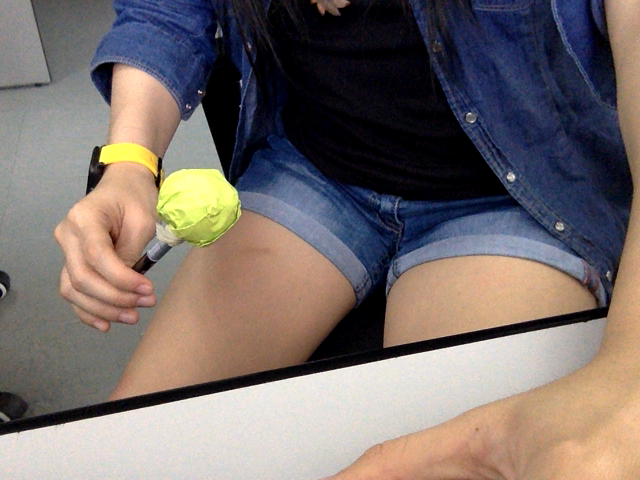
#> input picture prelim/data/green_blob.png, 640 x 480 px
$ python identify_centroid.py   (older library calls are emulated)
#> lines starting #> are read from the running program, lines starting #| are printed output that depends on the picture; after the words box and inside, x2 and y2 are one past the last pixel; in counts of white or black regions, pixels touching at a corner belong together
import cv2
import numpy as np
import time

# Path of image to import
#path_image = '../data/blue_foil.png'
path_image = '../data/green_blob.png'
#img = NULL
#img_lab= NULL
img = cv2.imread(path_image)
#> img is the input picture: shape (480, 640, 3); mean B, G, R 107.6, 110.6, 121
img_lab = cv2.cvtColor(img, cv2.COLOR_BGR2LAB)
#> img_lab: shape (480, 640, 3); mean of channels 0, 1, 2 117.9, 132.9, 130.5


# Get 10x10 patch from center
patch_size = 10
patch_total_size = patch_size*patch_size


min_rgb = np.array([0, 0, 0])
max_rgb = np.array([0, 0, 0])
#descriptor = []
CALIBRATED = False

# [68 lines left out: function mouse_callback, not called in this run]
        #cv2.imshow('Patch 100', descriptor)


if __name__ == '__main__':

    while True:
        cv2.namedWindow('Calibrate Picture', cv2.WINDOW_NORMAL)

        #set mouse callback function for window
        cv2.setMouseCallback('Calibrate Picture', mouse_callback)

        cv2.imshow('Calibrate Picture', img)
        if CALIBRATED == True:
            break
        if cv2.waitKey(1) == 27:
#> (key Esc is pressed here)
            break  # esc to quit

    cv2.destroyAllWindows()
    print(min_rgb)
    print(max_rgb)


    # Start the blob detection


    cv2.namedWindow('AirDrums', cv2.WINDOW_NORMAL)
    #set mouse callback function for window
    cv2.imshow('AirDrums', img)

    # Do the blob detection
    start = time.time()

    #img_lab = cv2.cvtColor(img, cv2.COLOR_BGR2LAB)
    img_lab = img

    # [12 lines of commented-out code are left out]

    maskLAB = cv2.inRange(img_lab, min_rgb, max_rgb)
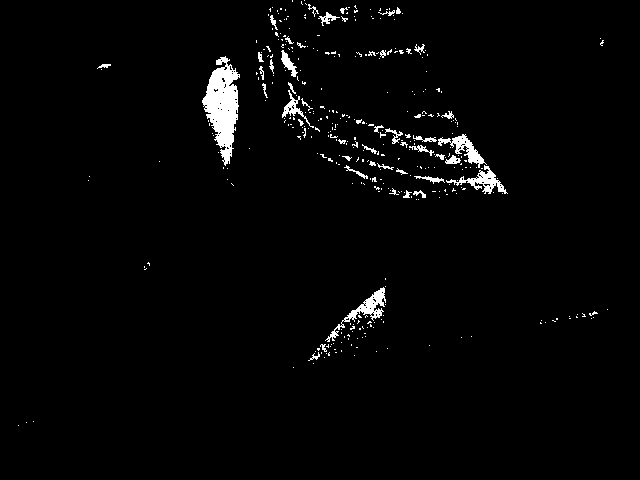
#> maskLAB: shape (480, 640); 2.3% white; 370 white regions (324 under 20 px), largest, box (x1, y1, x2, y2) and area: (202, 56, 240, 166) 2235, (325, 287, 386, 342) 632, (446, 165, 508, 194) 528
    #print(maskLAB)
    resultLAB = cv2.bitwise_and(img_lab, img_lab, mask = maskLAB)
#> resultLAB: shape (480, 640, 3); every value is 0


    kernel = np.ones((10,10),np.uint8)
    #erosion = cv2.erode(maskLAB,kernel,iterations = 1)
    dilation = cv2.dilate(maskLAB,kernel,iterations = 1)
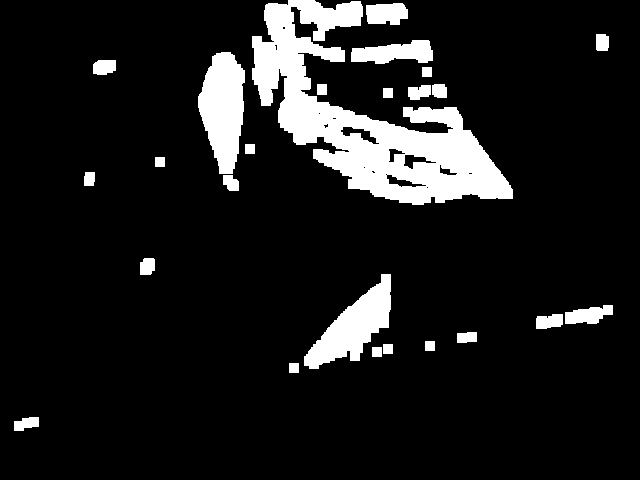
#> dilation: shape (480, 640); 11% white; 25 white regions


    #cv2.imshow("Output LAB", resultLAB)
    #cv2.imshow("erosion", erosion)
    end = time.time()
    cv2.imshow("AirDrums: dilation", dilation)

    print("Seconds elapsed: {}".format(end-start))


        # find contours in the binary image
    im2, contours, hierarchy = cv2.findContours(dilation,cv2.RETR_TREE,cv2.CHAIN_APPROX_SIMPLE)
#> contours = 40 contours, 10 with area under 20; largest, box (x1, y1, x2, y2) and area: (252, 0, 513, 205) 20148, (198, 52, 245, 174) 3858, (304, 274, 391, 369) 3461, (351, 40, 433, 64) 1249, (366, 3, 408, 25) 712
    height,width = dilation.shape[:2]
#> height = 480; width = 640
    img_contours = np.zeros((height,width,3), np.uint8)
    c_areas = []
    for c in contours:
        # calculate moments for each contour
        #M = cv2.moments(c)

        c_area = cv2.contourArea(c)
        c_areas.append(c_area)
#> this loop made 40 passes
#> c_area on passes 1, 6, 7, 8, 9, 10, 11, 12, 16, 17, 20, 21: 223, 171, 297.5, 563.5, 3461, 199.5, 174, 123, 236, 167, 271.5, 3858.5
#> (c, c_area) on passes 2, 3, 4, 5, 13, 14: ([[289, 363], [289, 372], [298, 372], [298, 363]], 81), ([[372, 347], [372, 356], [381, 356], [381, 347]], 81), ([[383, 344], [383, 353], [392, 353], [392, 344]], 81), ([[425, 341], [425, 350], [434, 350], [434, 341]], 81), ([[155, 157], [155, 166], [164, 166], [164, 157]], 81), ([[245, 144], [245, 153], [254, 153], [254, 144]], 81)
#> after the loop, c_areas = 40 values, max 20148 at index 24, min 2 at index 25, mean 844.3
        # [9 lines of commented-out code are left out]
    max_c_area_index = c_areas.index(max(c_areas))
#> max_c_area_index = 24
    print(max_c_area_index)
#| 24
    M = cv2.moments(contours[max_c_area_index])
#> M = moments, m00 20148, centre m10/m00, m01/m00 = (368.3, 121.6)
    cX = int(M["m10"] / M["m00"])
#> cX = 368
    cY = int(M["m01"] / M["m00"])
#> cY = 121
    cv2.circle(img_contours, (cX, cY), 5, (255, 255, 255), -1)
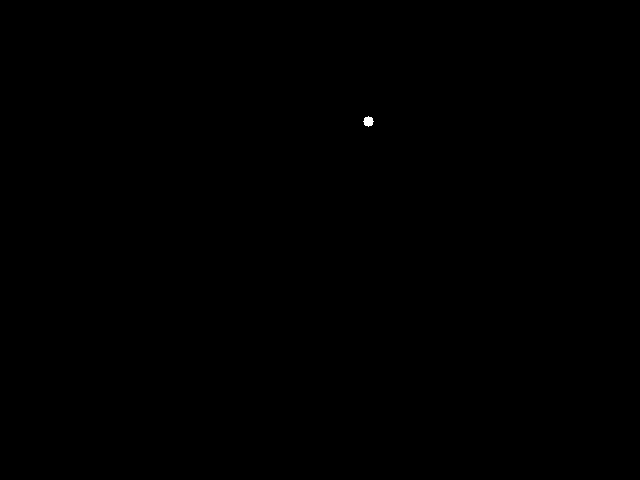
#> img_contours: shape (480, 640, 3); 0.03% white; 1 white region, box (x1, y1, x2, y2) and area: (363, 116, 374, 127) 81
    cv2.putText(img_contours, "centroid", (cX - 25, cY - 25),cv2.FONT_HERSHEY_SIMPLEX, 0.5, (255, 255, 255), 2)
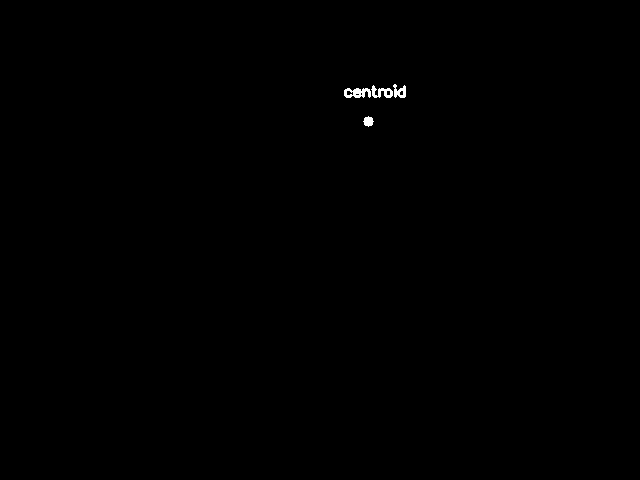
#> img_contours: shape (480, 640, 3); 0.17% white; 4 white regions, box (x1, y1, x2, y2) and area: (344, 88, 371, 98) 186, (371, 85, 393, 98) 144, (393, 84, 406, 98) 111, (363, 116, 374, 127) 81

    cv2.imshow("Centroid", img_contours)
        #if cv2.waitKey(1) == 27:
        #    break  # esc to quit
    cv2.waitKey(0)

    cv2.destroyAllWindows()

$ run again, with prelim/data/blue_640.png copied over prelim/data/green_blob.png
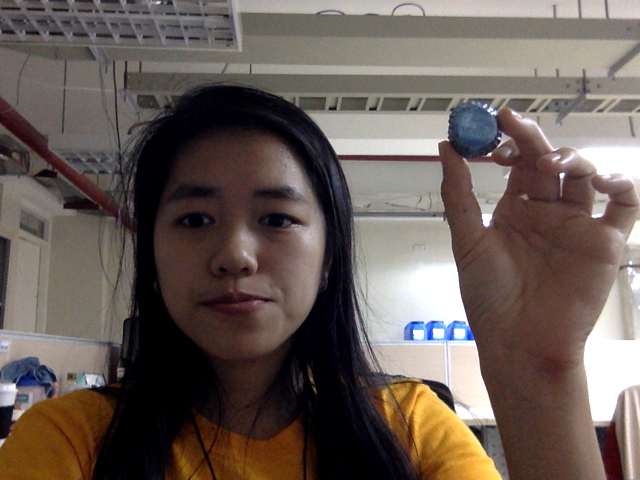
#> input picture prelim/data/blue_640.png, 640 x 480 px
#> img is the input picture: shape (480, 640, 3); mean B, G, R 86.8, 93.1, 105.4
#> img_lab: shape (480, 640, 3); mean of channels 0, 1, 2 100.8, 132.6, 133.6
#> `maskLAB = cv2.inRange(img_lab, min_rgb, max_rgb)`:
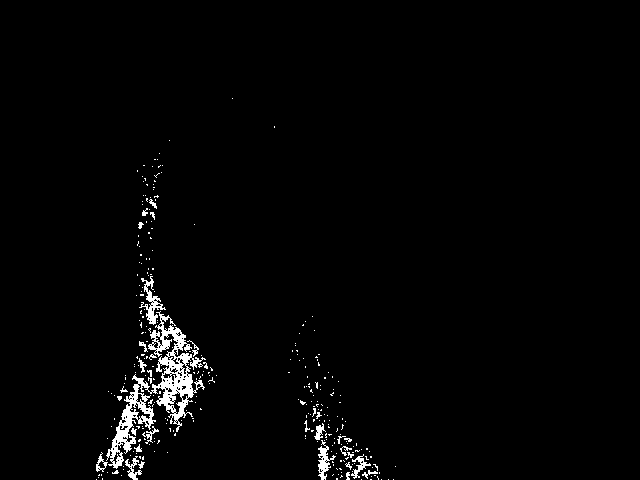
#> maskLAB: shape (480, 640); 2% white; 301 white regions (271 under 20 px), largest, box (x1, y1, x2, y2) and area: (106, 311, 206, 469) 3563, (139, 276, 166, 325) 387, (318, 440, 336, 480) 280
#> resultLAB: shape (480, 640, 3); every value is 0
#> `dilation = cv2.dilate(maskLAB,kernel,iterations = 1)`:
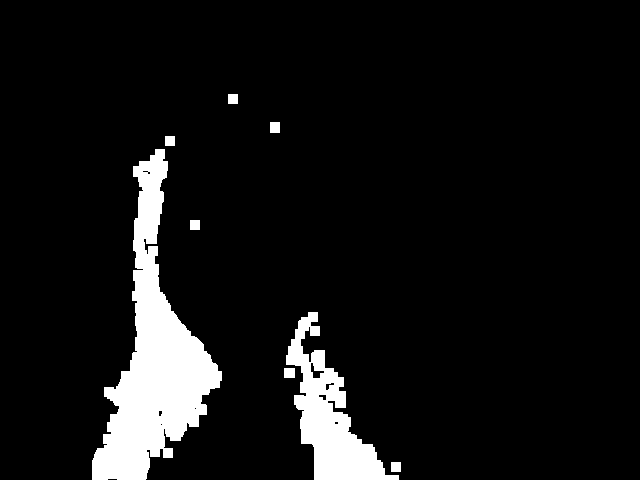
#> dilation: shape (480, 640); 7.9% white; 8 white regions
#> contours = 17 contours, 6 with area under 20; largest, box (x1, y1, x2, y2) and area: (92, 149, 222, 480) 16116, (286, 312, 399, 480) 6762, (310, 362, 325, 379) 105, (284, 368, 295, 378) 90, (270, 122, 280, 133) 90
#> the loop `for c in contours:` made 17 passes
#> (c, c_area) on passes 1, 2, 8, 15, 16, 17: ([[391, 462], [391, 471], [400, 471], [400, 462]], 81), ([[284, 368], [284, 377], [294, 377], [294, 368]], 90), ([[190, 220], [190, 229], [199, 229], [199, 220]], 81), ([[165, 136], [165, 145], [174, 145], [174, 136]], 81), ([[270, 122], [270, 132], [279, 132], [279, 122]], 90), ([[228, 94], [228, 103], [237, 103], [237, 94]], 81)
#> after the loop `for c in contours:`: c_areas = [81, 90, 6761.5, 10, 33.5, 37.5, 105, 81, 16115.5, 2, 19.5, 2, 7, 10, 81, 90, 81]
#> max_c_area_index = 8
#| 8
#> M = moments, m00 16115.5, centre m10/m00, m01/m00 = (153.2, 358)
#> cX = 153
#> cY = 357

$ run again, with prelim/data/green_foil.png copied over prelim/data/green_blob.png
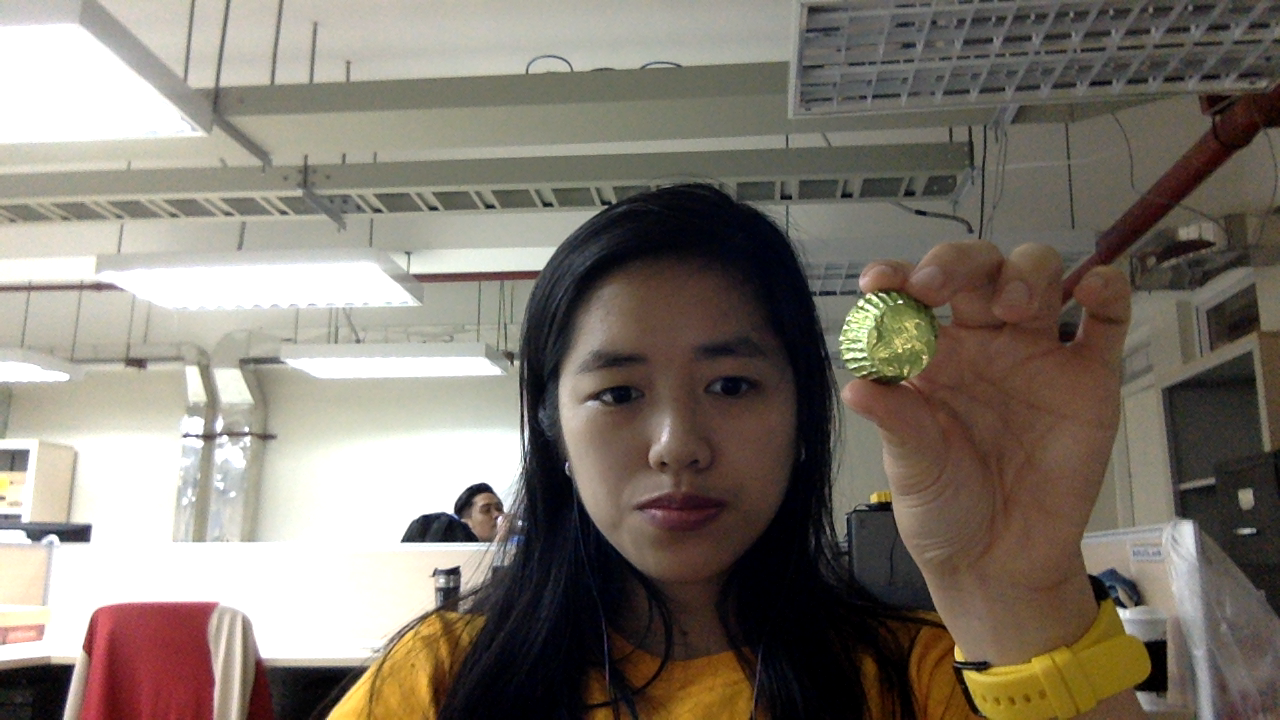
#> input picture prelim/data/green_foil.png, 1280 x 720 px
#> img is the input picture: shape (720, 1280, 3); mean B, G, R 110.2, 120.2, 128.5
#> img_lab: shape (720, 1280, 3); mean of channels 0, 1, 2 126.6, 130, 134.9
#> `maskLAB = cv2.inRange(img_lab, min_rgb, max_rgb)`:
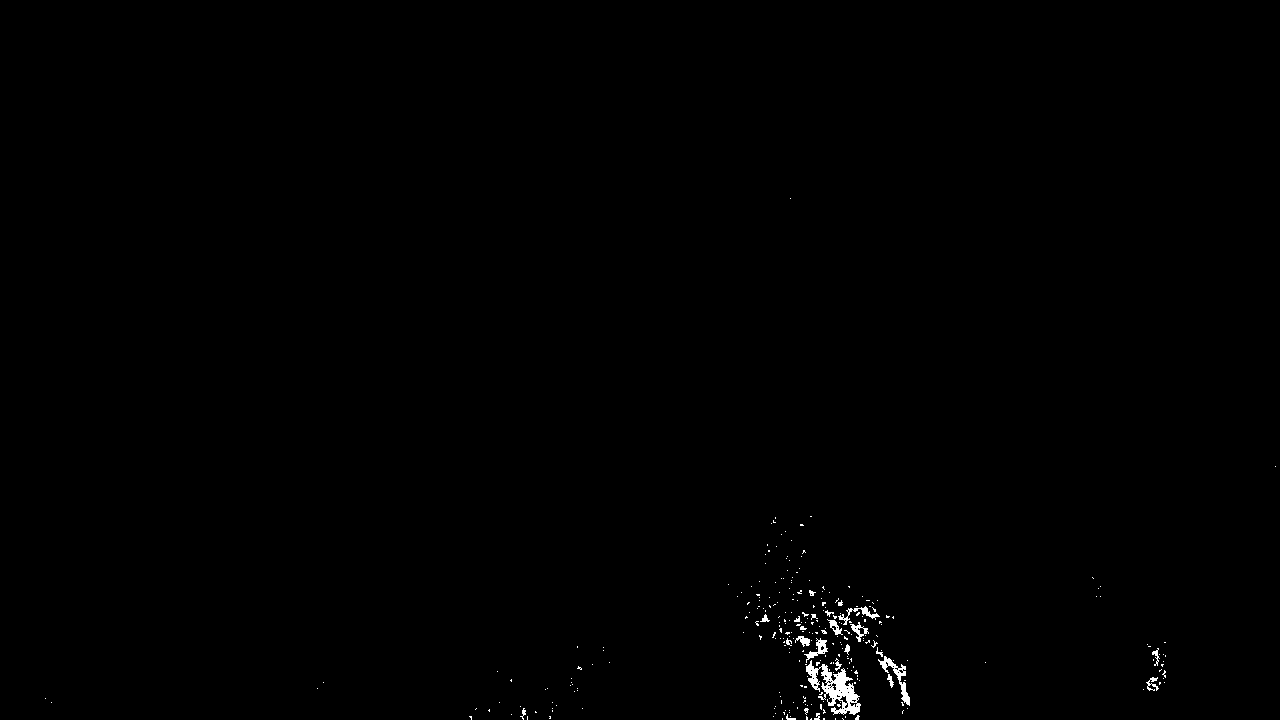
#> maskLAB: shape (720, 1280); 0.39% white; 285 white regions (261 under 20 px), largest, box (x1, y1, x2, y2) and area: (806, 660, 861, 715) 1217, (878, 656, 910, 706) 363, (838, 606, 880, 625) 185
#> resultLAB: shape (720, 1280, 3); every value is 0
#> `dilation = cv2.dilate(maskLAB,kernel,iterations = 1)`:
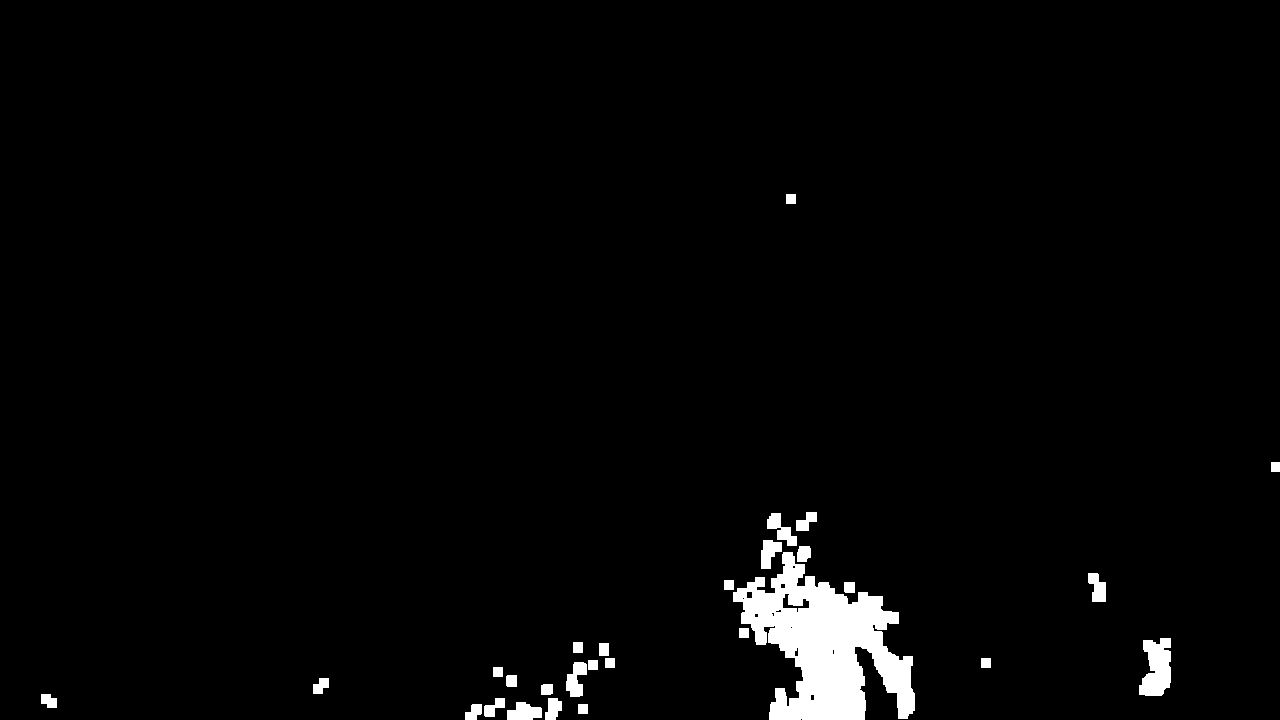
#> dilation: shape (720, 1280); 2.4% white; 28 white regions
#> contours = 40 contours, 7 with area under 20; largest, box (x1, y1, x2, y2) and area: (733, 552, 915, 720) 15634, (1139, 638, 1171, 696) 1276, (507, 702, 542, 720) 423, (566, 662, 587, 697) 417, (767, 513, 797, 546) 393
#> the loop `for c in contours:` made 40 passes
#> c_area on passes 2 to 9: 167, 423, 242, 193, 148, 107, 154, 109
#> after the loop `for c in contours:`: c_areas = 40 values, max 15634.5 at index 21, min 2 at index 25, mean 542.6
#> max_c_area_index = 21
#| 21
#> M = moments, m00 15634.5, centre m10/m00, m01/m00 = (824.4, 644.7)
#> cX = 824
#> cY = 644
